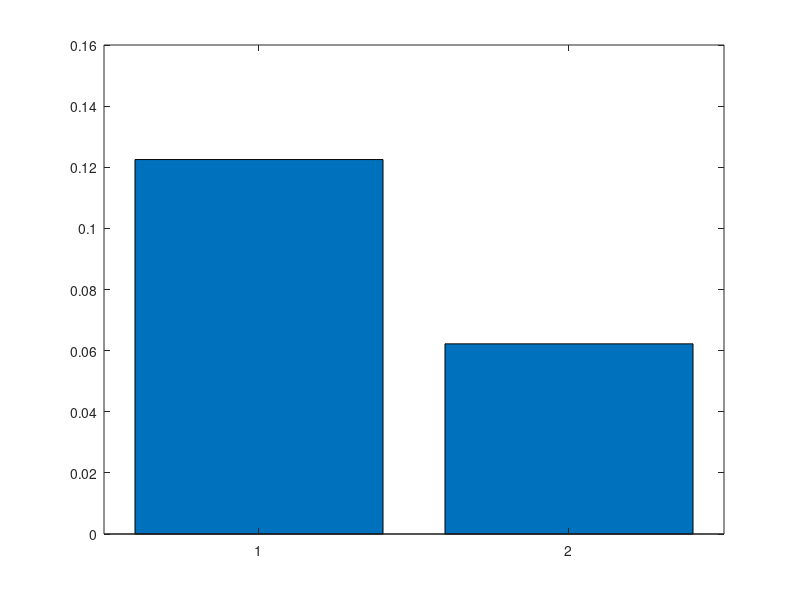

This chart was generated by the following MATLAB code: (Note: this script raises an error after producing the figure.)
clear all;
close all;
a = complex(0.2245 ,0.2245);
b = complex(-0.2245, 0.2245);

c = complex(0.2588 ,0.9659);
d = complex(-0.2588 ,0.9659);

theta1 = 90;
m1 = complex(cosd(theta1),sind(theta1)); 

theta2 = 30;
m2 = complex(cosd(theta2),sind(theta2)); 

m3 = complex(cosd(theta1-theta2),sind(theta1-theta2)); 

disp(a*m1);
disp(c*m2);


title_name = '8PSK';
NumIter = 50000;
cnt1 = 0;
cnt2 = 0;
w = 8;
theta_max = 360/w/2;
for i = 1:NumIter
    theta_i = randi([1, 360]);
    theta_j = randi([1, 360]);
    if abs(theta_i - theta_j) < theta_max
        cnt1 = cnt1+1;
    end
end
P1 = cnt1/NumIter;

candidate = [theta_max:theta_max:theta_max*2*w];
for i = 1:NumIter
    theta_i = candidate(randi([1,2*w]));
    theta_j = candidate(randi([1,2*w]));
    %if abs(theta_i - theta_j) < theta_max
    if theta_i == theta_j
        cnt2 = cnt2+1;
    end
end
P2 = cnt2/NumIter;

x = [P1, P2];
figure();
b = bar(x);
xtips1 = b(1).XEndPoints;
ytips1 = b(1).YEndPoints;
labels1 = string(roundn(b(1).YData,-3));
text(xtips1,ytips1,labels1,'VerticalAlignment', 'bottom', 'HorizontalAlignment', 'center','FontSize',16);
ylabel('Success rate of sniffing attack');
ylim([0,0.4]);
set(gca,'FontSize',16,'fontweight','bold','linewidth',2);
set(gca, 'xticklabel', {'SCF','SSC'});
title(title_name, 'FontSize', 20, 'fontweight','bold','Interpreter','tex');
title_name = strcat('Bar_',title_name);
saveas(gcf,strcat(title_name,'.png'));


theta = [50 100 145];
alpha = [complex(cosd(theta(1)),sind(theta(1))) complex(cosd(theta(2)),sind(theta(2))) complex(cosd(theta(3)),sind(theta(3)))];
alpha_SAT = complex(cosd(45),sind(45));
x_2 = 1.5;
H = complex(randn(3,3), randn(3,3));
F = zeros(3,3);
F(1,:) = H(1,:)*alpha(1)*alpha_SAT;  % 1-row of F
F(2,:) = H(2,:)*alpha(2)*alpha_SAT;  % 2-row of F
F(3,:) = -1*x_2*F(2,:) + H(3,:)*alpha(3)*alpha_SAT; % 3-row of F
F = F + (F/alpha_SAT);
T = H * pinv(F) % pinv: pseudo inverse
1/ (alpha(1)*alpha_SAT^2)
x_2/(alpha(3)*alpha_SAT^2)



figure();
x = [0.232 0.126; 0.124 0.063 ; 0.229 0.124 ; 0.236 0.124];
b = bar(x)
b(1).FaceColor = [0 0 1];
b(2).FaceColor = [155/255 187/255 89/255];
%xtips1 = b(1).XEndPoints;
%ytips1 = b(1).YEndPoints;
%labels1 = string(roundn(b(1).YData,-3));
%text(xtips1,ytips1,labels1,'VerticalAlignment', 'bottom', 'HorizontalAlignment', 'center','FontSize',16);

legend('SCF','SSC');
ylabel('Success rate of sniffing attack');
ylim([0,0.35]);
set(gca,'FontSize',16,'fontweight','bold','linewidth',2);
set(gca, 'xticklabel', {'QPSK','8PSK','16APSK','32APSK'});

saveas(gcf,'Bar.png');